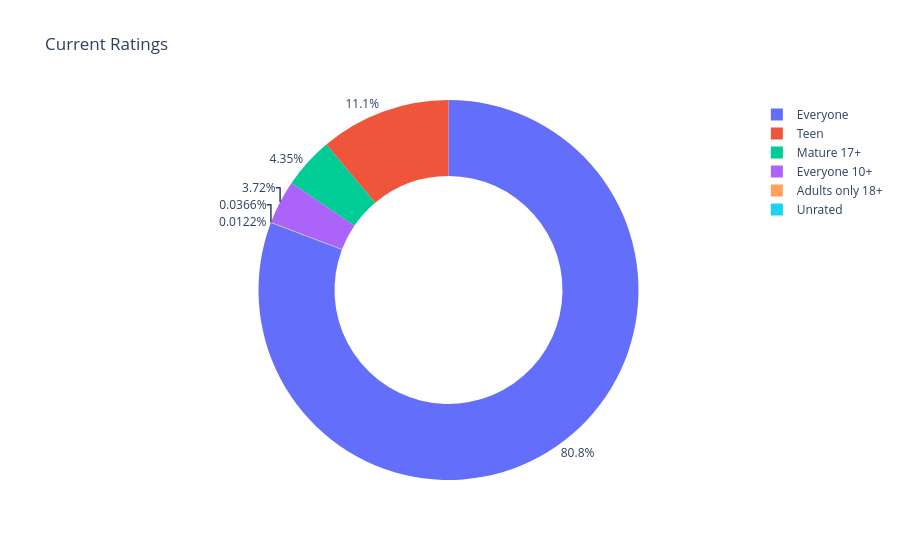

The notebook cell saved with this chart:
### Code cell
fig.update_traces(textposition='outside', textinfo='percent')
fig.show()

### Figure 1 — Plotly figure (JSON) as saved in the notebook; plotly's stock layout.template omitted (floating-point values rounded to 4 significant figures)
{"data": [{"domain": {"x": [0, 1], "y": [0, 1]}, "hole": 0.6, "hovertemplate": "label=%{label}<br>value=%{value}<extra></extra>", "labels": ["Everyone", "Teen", "Mature 17+", "Everyone 10+", "Adults only 18+", "Unrated"], "legendgroup": "", "name": "", "showlegend": true, "textinfo": "percent", "textposition": "outside", "type": "pie", "values": [6621, 912, 357, 305, 3, 1]}], "layout": {"autosize": true, "legend": {"tracegroupgap": 0}, "title": {"text": "Current Ratings"}}}
